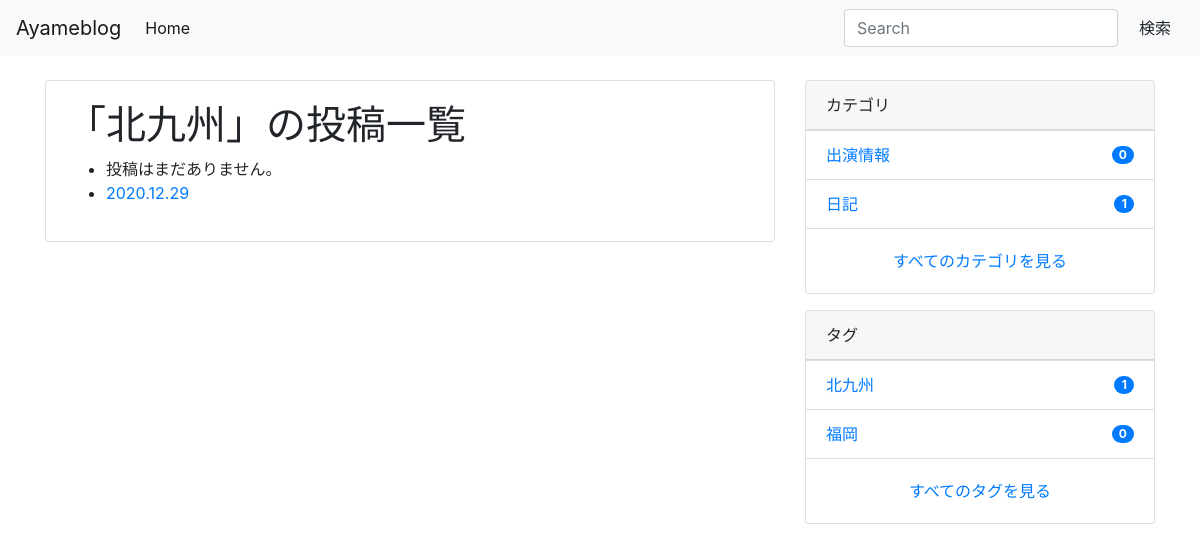
Page /tag/kitakyusyu/ on the earlier database version.
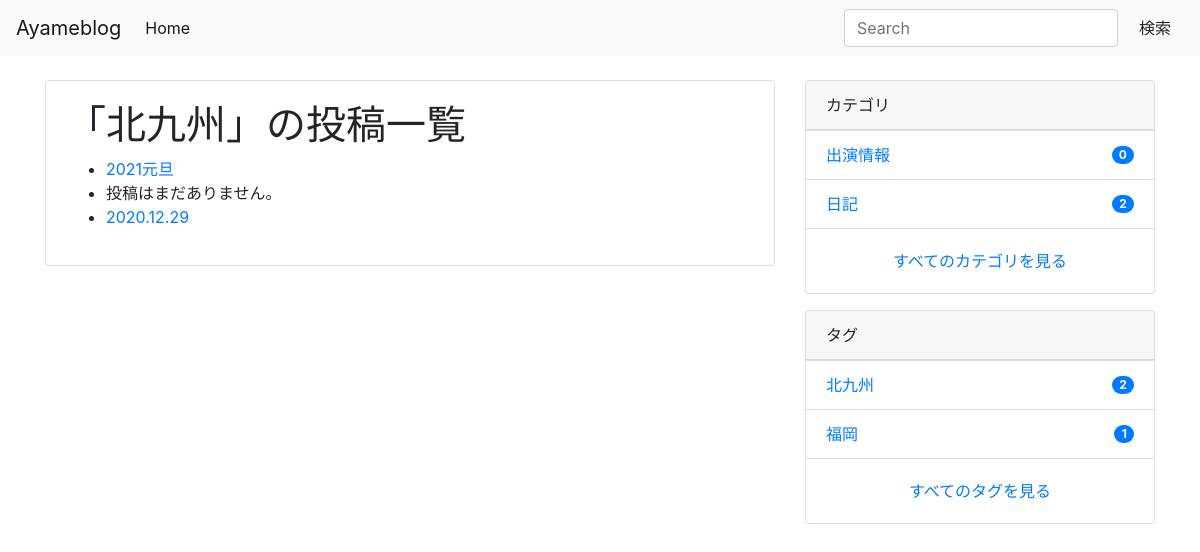
Same page on the later database version.
### blog/models.py (models this page shows, shortened)
class Post(models.Model):
    category = models.ForeignKey(Category, on_delete=models.PROTECT)
    tags = models.ManyToManyField(Tag, blank=True)
    title = models.CharField(max_length=255)
    content = models.TextField()
    description = models.TextField(blank=True)
    created_at = models.DateTimeField(auto_now_add=True)
    updated_at = models.DateTimeField(blank=True, null=True)
    published_at = models.DateTimeField(blank=True, null=True)
    is_public = models.BooleanField(default=False)
    image = models.ImageField(upload_to='post_images/', null=True, blank=True)
    class Meta:
        ordering = ['-created_at']

class Category(models.Model):
    name = models.CharField(max_length=255)
    slug = models.SlugField(unique=True)
    timestamp = models.DateTimeField(auto_now_add=True)

class Tag(models.Model):
    name = models.CharField(max_length=255)
    slug = models.SlugField(unique=True)
    timestamp = models.DateTimeField(auto_now_add=True)

### blog/views.py (the view)
# urls.py: path('tag/<str:tag_slug>/', TagPostView.as_view(), name='tag_post'),
class TagPostView(ListView):
    model = Post
    template_name = 'blog/tag_post.html'
    def get_queryset(self):
        tag_slug = self.kwargs['tag_slug']
        self.tag = get_object_or_404(Tag, slug=tag_slug)
        qs = super().get_queryset().filter(tags=self.tag)
        return qs
    def get_context_data(self, **kwargs):
        context = super().get_context_data(**kwargs)
        context['tag'] = self.tag
        return context

### ayameblog/context_processors.py (called while the page is built)
def common(request):
    context = {
        'categories': Category.objects.annotate(
            num_posts=Count('post', filter=Q(post__is_public=True))),
        'tags': Tag.objects.annotate(
            num_posts=Count('post', filter=Q(post__is_public=True))),
    }
    return context

### blog/templates/blog/tag_post.html (shortened to what this page needs)
{% extends 'base.html' %}
{% block content %}
<div class="container">
  <div class="row">
      <main class="col-md-8">
          <div class="card mb-3">
              <div class="card-body">
                  <h1>「{{ tag.name }}」の投稿一覧</h1>
                  <ul>
                    {% for post in object_list %}
                    {% if user.is_authenticated or post.is_public %}
                    <li>{% if not post.is_public %}[下書き]{% endif %}<a href="{% url 'blog:post_detail' post.id %}">{{ post.title }}</a></li>
                    {% else %}
                    <li>投稿はまだありません。</li>
                    {% endif %}
                    {% empty %}
                    <li>まだ投稿はありません。</li>
                    {% endfor %}
                  </ul>
              </div>
          </div>
      </main>
      <aside class="col-md-4">
          {% include "blog/snippets/sidebar.html" %}
      </aside>
  </div>
</div>
{% endblock %}

### blog/templates/blog/snippets/sidebar.html
<div class="card mb-3">
    <div class="card-header">
      カテゴリ
    </div>
    <ul class="list-group list-group-flush">
      {% for category in categories|dictsort:"id" %}
      <li class="list-group-item d-flex justify-content-between align-items-center">
        <a href="{% url 'blog:category_post' category.slug %}" class="card-link">{{ category.name }}</a>
        <span class="badge badge-primary badge-pill">{{ category.num_posts }}</span>
      </li>
      {% endfor %}
    </ul>
    <div class="card-body text-center">
      <a href="{% url 'blog:category_list' %}" class="card-link">すべてのカテゴリを見る</a>
    </div>
  </div>
  <div class="card">
    <div class="card-header">
      タグ
    </div>
    <ul class="list-group list-group-flush">
      {% for tag in tags|dictsortreversed:"num_posts"|slice:":5" %}
      <li class="list-group-item d-flex justify-content-between align-items-center">
        <a href="{% url 'blog:tag_post' tag.slug %}" class="card-link">{{ tag.name }}</a>
        <span class="badge badge-primary badge-pill">{{ tag.num_posts }}</span>
      </li>
      {% endfor %}
    </ul>
    <div class="card-body text-center">
      <a href="{% url 'blog:tag_list' %}" class="card-link">すべてのタグを見る</a>
    </div>
  </div>

Differences in the rows shown:
computed for Tag "北九州": num_posts "1" → "2"
added Post: title "2021元旦"
computed for Category "日記": num_posts "1" → "2"
computed for Tag "福岡": num_posts "0" → "1"
